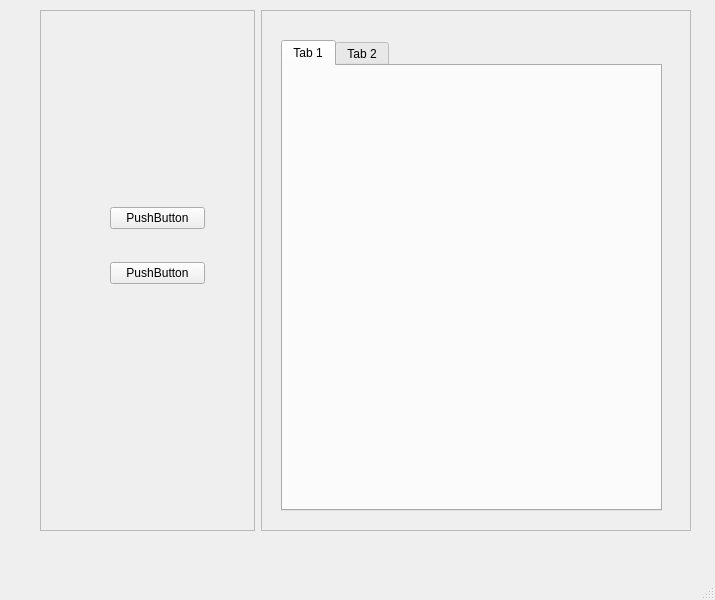
<?xml version="1.0" encoding="UTF-8"?>
<ui version="4.0">
 <class>MainWindow</class>
 <widget class="QMainWindow" name="MainWindow">
  <property name="geometry">
   <rect>
    <x>0</x>
    <y>0</y>
    <width>715</width>
    <height>600</height>
   </rect>
  </property>
  <property name="windowTitle">
   <string>MainWindow</string>
  </property>
  <widget class="QWidget" name="centralwidget">
   <widget class="QWidget" name="">
    <property name="geometry">
     <rect>
      <x>40</x>
      <y>10</y>
      <width>651</width>
      <height>521</height>
     </rect>
    </property>
    <layout class="QHBoxLayout" name="horizontalLayout" stretch="1,2">
     <item>
      <widget class="QFrame" name="frame">
       <property name="frameShape">
        <enum>QFrame::StyledPanel</enum>
       </property>
       <property name="frameShadow">
        <enum>QFrame::Raised</enum>
       </property>
       <widget class="QWidget" name="layoutWidget">
        <property name="geometry">
         <rect>
          <x>70</x>
          <y>170</y>
          <width>95</width>
          <height>131</height>
         </rect>
        </property>
        <layout class="QVBoxLayout" name="verticalLayout">
         <item>
          <widget class="QPushButton" name="pushButton">
           <property name="text">
            <string>PushButton</string>
           </property>
          </widget>
         </item>
         <item>
          <widget class="QPushButton" name="pushButton_2">
           <property name="text">
            <string>PushButton</string>
           </property>
          </widget>
         </item>
        </layout>
       </widget>
      </widget>
     </item>
     <item>
      <widget class="QFrame" name="frame_2">
       <property name="frameShape">
        <enum>QFrame::StyledPanel</enum>
       </property>
       <property name="frameShadow">
        <enum>QFrame::Raised</enum>
       </property>
       <widget class="QWidget" name="verticalLayoutWidget">
        <property name="geometry">
         <rect>
          <x>20</x>
          <y>30</y>
          <width>381</width>
          <height>471</height>
         </rect>
        </property>
        <layout class="QVBoxLayout" name="verticalLayout_2">
         <item>
          <widget class="QTabWidget" name="tabWidget">
           <widget class="QWidget" name="tab">
            <attribute name="title">
             <string>Tab 1</string>
            </attribute>
           </widget>
           <widget class="QWidget" name="tab_2">
            <attribute name="title">
             <string>Tab 2</string>
            </attribute>
           </widget>
          </widget>
         </item>
        </layout>
       </widget>
      </widget>
     </item>
    </layout>
   </widget>
  </widget>
  <widget class="QMenuBar" name="menubar">
   <property name="geometry">
    <rect>
     <x>0</x>
     <y>0</y>
     <width>715</width>
     <height>23</height>
    </rect>
   </property>
  </widget>
  <widget class="QStatusBar" name="statusbar"/>
 </widget>
 <resources/>
 <connections/>
</ui>
